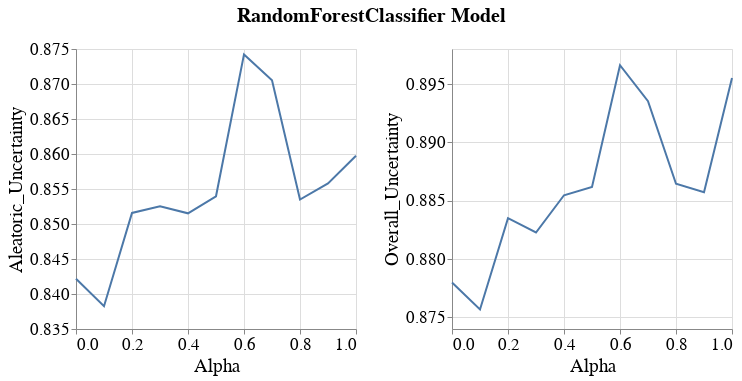

Notebook cell for this chart:
### Code cell
visualizer.create_subgroup_metrics_line_band_plot(model_name=MODEL_NAMES[0],
                                                  subgroup_metrics=['Aleatoric_Uncertainty', 'Overall_Uncertainty'],
                                                  subgroup='race_dis_incorrect')

### Figure 1 — Vega-Lite specification as saved in the notebook (floating-point values rounded to 4 significant figures)
{"config": {"view": {"continuousWidth": 400, "continuousHeight": 300}, "axis": {"labelFontSize": 17, "labelFontWeight": "normal", "titleFontSize": 19, "titleFontWeight": "normal"}, "legend": {"labelFontSize": 17, "symbolStrokeWidth": 10, "titleFontSize": 19}, "title": {"fontSize": 17}}, "vconcat": [{"hconcat": [{"layer": [{"mark": {"type": "errorband", "extent": "ci"}, "encoding": {"x": {"field": "Intervention_Param", "title": "Alpha", "type": "quantitative"}, "y": {"field": "Metric_Value", "scale": {"zero": false}, "title": "Aleatoric_Uncertainty", "type": "quantitative"}}}, {"mark": "line", "encoding": {"x": {"field": "Intervention_Param", "title": "Alpha", "type": "quantitative"}, "y": {"aggregate": "mean", "field": "Metric_Value", "scale": {"zero": false}, "title": "Aleatoric_Uncertainty", "type": "quantitative"}}}], "height": 280, "width": 280}, {"layer": [{"mark": {"type": "errorband", "extent": "ci"}, "encoding": {"x": {"field": "Intervention_Param", "title": "Alpha", "type": "quantitative"}, "y": {"field": "Metric_Value", "scale": {"zero": false}, "title": "Overall_Uncertainty", "type": "quantitative"}}}, {"mark": "line", "encoding": {"x": {"field": "Intervention_Param", "title": "Alpha", "type": "quantitative"}, "y": {"aggregate": "mean", "field": "Metric_Value", "scale": {"zero": false}, "title": "Overall_Uncertainty", "type": "quantitative"}}}], "data": {"name": "data-a41d145c39d513ee48568fedf12e0751"}, "height": 280, "width": 280}]}], "data": {"name": "data-1e28da781b70012d5d587468eddeb1f9"}, "title": {"text": "RandomForestClassifier Model", "anchor": "middle", "dy": -10, "fontSize": 20}, "$schema": "https://vega.github.io/schema/vega-lite/v4.17.0.json", "datasets": {"data-1e28da781b70012d5d587468eddeb1f9": [{"Metric": "Aleatoric_Uncertainty", "Bootstrap_Model_Seed": 101, "Model_Name": "RandomForestClassifier", "Model_Params": "{'bootstrap': False, 'ccp_alpha': 0.0, 'class_weight': None, 'criterion': 'gini', 'max_depth': 20, 'max_features': 'sqrt', 'max_leaf_nodes': None, 'max_samples': None, 'min_impurity_decrease': 0.0, 'min_samples_leaf': 1, 'min_samples_split': 2, 'min_weight_fraction_leaf': 0.0, 'n_estimators': 100, 'n_jobs': None, 'oob_score': False, 'random_state': 101, 'verbose': 0, 'warm_start': False}", "Run_Number": "Run_1", "Dataset_Name": "Law_School", "Num_Estimators": 200, "Tag": "OK", "Record_Create_Date_Time": "2023-08-06T20:24:49.316000", "Session_Uuid": "9430484b-bec6-42a0-ac65-11c53446a61f", "Experiment_Iteration": "Exp_iter_1", "Dataset_Split_Seed": 100, "Model_Init_Seed": 100, "Fair_Intervention_Params_Lst": "[0.7, 0.8]", "Intervention_Param": 0.8, "Subgroup": "race_dis_incorrect", "Metric_Value": 0.8535}, {"Metric": "Aleatoric_Uncertainty", "Bootstrap_Model_Seed": 101, "Model_Name": "RandomForestClassifier", "Model_Params": "{'bootstrap': False, 'ccp_alpha': 0.0, 'class_weight': None, 'criterion': 'gini', 'max_depth': 20, 'max_features': 'sqrt', 'max_leaf_nodes': None, 'max_samples': None, 'min_impurity_decrease': 0.0, 'min_samples_leaf': 1, 'min_samples_split': 5, 'min_weight_fraction_leaf': 0.0, 'n_estimators': 200, 'n_jobs': None, 'oob_score': False, 'random_state': 101, 'verbose': 0, 'warm_start': False}", "Run_Number": "Run_1", "Dataset_Name": "Law_School", "Num_Estimators": 200, "Tag": "OK", "Record_Create_Date_Time": "2023-08-06T20:42:39.570000", "Session_Uuid": "9430484b-bec6-42a0-ac65-11c53446a61f", "Experiment_Iteration": "Exp_iter_1", "Dataset_Split_Seed": 100, "Model_Init_Seed": 100, "Fair_Intervention_Params_Lst": "[0.1, 0.3]", "Intervention_Param": 0.3, "Subgroup": "race_dis_incorrect", "Metric_Value": 0.8525}, {"Metric": "Aleatoric_Uncertainty", "Bootstrap_Model_Seed": 101, "Model_Name": "RandomForestClassifier", "Model_Params": "{'bootstrap': False, 'ccp_alpha': 0.0, 'class_weight': None, 'criterion': 'gini', 'max_depth': 30, 'max_features': 'sqrt', 'max_leaf_nodes': None, 'max_samples': None, 'min_impurity_decrease': 0.0, 'min_samples_leaf': 1, 'min_samples_split': 10, 'min_weight_fraction_leaf': 0.0, 'n_estimators': 200, 'n_jobs': None, 'oob_score': False, 'random_state': 101, 'verbose': 0, 'warm_start': False}", "Run_Number": "Run_1", "Dataset_Name": "Law_School", "Num_Estimators": 200, "Tag": "OK", "Record_Create_Date_Time": "2023-08-06T20:11:09.736000", "Session_Uuid": "9430484b-bec6-42a0-ac65-11c53446a61f", "Experiment_Iteration": "Exp_iter_1", "Dataset_Split_Seed": 100, "Model_Init_Seed": 100, "Fair_Intervention_Params_Lst": "[0.7, 0.8]", "Intervention_Param": 0.7, "Subgroup": "race_dis_incorrect", "Metric_Value": 0.8705}, {"Metric": "Aleatoric_Uncertainty", "Bootstrap_Model_Seed": 101, "Model_Name": "RandomForestClassifier", "Model_Params": "{'bootstrap': False, 'ccp_alpha': 0.0, 'class_weight': None, 'criterion': 'gini', 'max_depth': 30, 'max_features': 'sqrt', 'max_leaf_nodes': None, 'max_samples': None, 'min_impurity_decrease': 0.0, 'min_samples_leaf': 1, 'min_samples_split': 2, 'min_weight_fraction_leaf': 0.0, 'n_estimators': 100, 'n_jobs': None, 'oob_score': False, 'random_state': 101, 'verbose': 0, 'warm_start': False}", "Run_Number": "Run_1", "Dataset_Name": "Law_School", "Num_Estimators": 200, "Tag": "OK", "Record_Create_Date_Time": "2023-08-06T20:06:36.458000", "Session_Uuid": "9430484b-bec6-42a0-ac65-11c53446a61f", "Experiment_Iteration": "Exp_iter_1", "Dataset_Split_Seed": 100, "Model_Init_Seed": 100, "Fair_Intervention_Params_Lst": "[1.0]", "Intervention_Param": 1.0, "Subgroup": "race_dis_incorrect", "Metric_Value": 0.8597}, {"Metric": "Aleatoric_Uncertainty", "Bootstrap_Model_Seed": 101, "Model_Name": "RandomForestClassifier", "Model_Params": "{'bootstrap': False, 'ccp_alpha': 0.0, 'class_weight': None, 'criterion': 'gini', 'max_depth': 30, 'max_features': 'sqrt', 'max_leaf_nodes': None, 'max_samples': None, 'min_impurity_decrease': 0.0, 'min_samples_leaf': 1, 'min_samples_split': 2, 'min_weight_fraction_leaf': 0.0, 'n_estimators': 500, 'n_jobs': None, 'oob_score': False, 'random_state': 101, 'verbose': 0, 'warm_start': False}", "Run_Number": "Run_1", "Dataset_Name": "Law_School", "Num_Estimators": 200, "Tag": "OK", "Record_Create_Date_Time": "2023-08-06T17:01:48.157000", "Session_Uuid": "9430484b-bec6-42a0-ac65-11c53446a61f", "Experiment_Iteration": "Exp_iter_1", "Dataset_Split_Seed": 100, "Model_Init_Seed": 100, "Fair_Intervention_Params_Lst": "[0.0, 0.2, 0.4]", "Intervention_Param": 0.4, "Subgroup": "race_dis_incorrect", "Metric_Value": 0.8515}, {"Metric": "Aleatoric_Uncertainty", "Bootstrap_Model_Seed": 101, "Model_Name": "RandomForestClassifier", "Model_Params": "{'bootstrap': False, 'ccp_alpha': 0.0, 'class_weight': None, 'criterion': 'gini', 'max_depth': 30, 'max_features': 'sqrt', 'max_leaf_nodes': None, 'max_samples': None, 'min_impurity_decrease': 0.0, 'min_samples_leaf': 1, 'min_samples_split': 2, 'min_weight_fraction_leaf': 0.0, 'n_estimators': 500, 'n_jobs': None, 'oob_score': False, 'random_state': 101, 'verbose': 0, 'warm_start': False}", "Run_Number": "Run_1", "Dataset_Name": "Law_School", "Num_Estimators": 200, "Tag": "OK", "Record_Create_Date_Time": "2023-08-06T20:24:54.964000", "Session_Uuid": "9430484b-bec6-42a0-ac65-11c53446a61f", "Experiment_Iteration": "Exp_iter_1", "Dataset_Split_Seed": 100, "Model_Init_Seed": 100, "Fair_Intervention_Params_Lst": "[0.1, 0.3]", "Intervention_Param": 0.1, "Subgroup": "race_dis_incorrect", "Metric_Value": 0.8383}, {"Metric": "Aleatoric_Uncertainty", "Bootstrap_Model_Seed": 101, "Model_Name": "RandomForestClassifier", "Model_Params": "{'bootstrap': False, 'ccp_alpha': 0.0, 'class_weight': None, 'criterion': 'gini', 'max_depth': 30, 'max_features': 'sqrt', 'max_leaf_nodes': None, 'max_samples': None, 'min_impurity_decrease': 0.0, 'min_samples_leaf': 1, 'min_samples_split': 2, 'min_weight_fraction_leaf': 0.0, 'n_estimators': 500, 'n_jobs': None, 'oob_score': False, 'random_state': 101, 'verbose': 0, 'warm_start': False}", "Run_Number": "Run_1", "Dataset_Name": "Law_School", "Num_Estimators": 200, "Tag": "OK", "Record_Create_Date_Time": "2023-08-06T20:27:22.026000", "Session_Uuid": "9430484b-bec6-42a0-ac65-11c53446a61f", "Experiment_Iteration": "Exp_iter_1", "Dataset_Split_Seed": 100, "Model_Init_Seed": 100, "Fair_Intervention_Params_Lst": "[0.9]", "Intervention_Param": 0.9, "Subgroup": "race_dis_incorrect", "Metric_Value": 0.8558}, {"Metric": "Aleatoric_Uncertainty", "Bootstrap_Model_Seed": 101, "Model_Name": "RandomForestClassifier", "Model_Params": "{'bootstrap': False, 'ccp_alpha': 0.0, 'class_weight': None, 'criterion': 'gini', 'max_depth': 30, 'max_features': 'sqrt', 'max_leaf_nodes': None, 'max_samples': None, 'min_impurity_decrease': 0.0, 'min_samples_leaf': 1, 'min_samples_split': 5, 'min_weight_fraction_leaf': 0.0, 'n_estimators': 200, 'n_jobs': None, 'oob_score': False, 'random_state': 101, 'verbose': 0, 'warm_start': False}", "Run_Number": "Run_1", "Dataset_Name": "Law_School", "Num_Estimators": 200, "Tag": "OK", "Record_Create_Date_Time": "2023-08-06T16:29:29.723000", "Session_Uuid": "9430484b-bec6-42a0-ac65-11c53446a61f", "Experiment_Iteration": "Exp_iter_1", "Dataset_Split_Seed": 100, "Model_Init_Seed": 100, "Fair_Intervention_Params_Lst": "[0.0, 0.2, 0.4]", "Intervention_Param": 0.2, "Subgroup": "race_dis_incorrect", "Metric_Value": 0.8516}, {"Metric": "Aleatoric_Uncertainty", "Bootstrap_Model_Seed": 101, "Model_Name": "RandomForestClassifier", "Model_Params": "{'bootstrap': False, 'ccp_alpha': 0.0, 'class_weight': None, 'criterion': 'gini', 'max_depth': 40, 'max_features': 'sqrt', 'max_leaf_nodes': None, 'max_samples': None, 'min_impurity_decrease': 0.0, 'min_samples_leaf': 1, 'min_samples_split': 5, 'min_weight_fraction_leaf': 0.0, 'n_estimators': 100, 'n_jobs': None, 'oob_score': False, 'random_state': 101, 'verbose': 0, 'warm_start': False}", "Run_Number": "Run_1", "Dataset_Name": "Law_School", "Num_Estimators": 200, "Tag": "OK", "Record_Create_Date_Time": "2023-08-06T20:05:50.892000", "Session_Uuid": "9430484b-bec6-42a0-ac65-11c53446a61f", "Experiment_Iteration": "Exp_iter_1", "Dataset_Split_Seed": 100, "Model_Init_Seed": 100, "Fair_Intervention_Params_Lst": "[0.5, 0.6]", "Intervention_Param": 0.5, "Subgroup": "race_dis_incorrect", "Metric_Value": 0.854}, {"Metric": "Aleatoric_Uncertainty", "Bootstrap_Model_Seed": 101, "Model_Name": "RandomForestClassifier", "Model_Params": "{'bootstrap': False, 'ccp_alpha': 0.0, 'class_weight': None, 'criterion': 'gini', 'max_depth': 50, 'max_features': 'sqrt', 'max_leaf_nodes': None, 'max_samples': None, 'min_impurity_decrease': 0.0, 'min_samples_leaf': 1, 'min_samples_split': 2, 'min_weight_fraction_leaf': 0.0, 'n_estimators': 500, 'n_jobs': None, 'oob_score': False, 'random_state': 101, 'verbose': 0, 'warm_start': False}", "Run_Number": "Run_1", "Dataset_Name": "Law_School", "Num_Estimators": 200, "Tag": "OK", "Record_Create_Date_Time": "2023-08-06T16:11:50.781000", "Session_Uuid": "9430484b-bec6-42a0-ac65-11c53446a61f", "Experiment_Iteration": "Exp_iter_1", "Dataset_Split_Seed": 100, "Model_Init_Seed": 100, "Fair_Intervention_Params_Lst": "[0.0, 0.2, 0.4]", "Intervention_Param": 0.0, "Subgroup": "race_dis_incorrect", "Metric_Value": 0.8422}, {"Metric": "Aleatoric_Uncertainty", "Bootstrap_Model_Seed": 101, "Model_Name": "RandomForestClassifier", "Model_Params": "{'bootstrap': True, 'ccp_alpha': 0.0, 'class_weight': None, 'criterion': 'gini', 'max_depth': 20, 'max_features': 'sqrt', 'max_leaf_nodes': None, 'max_samples': None, 'min_impurity_decrease': 0.0, 'min_samples_leaf': 1, 'min_samples_split': 5, 'min_weight_fraction_leaf': 0.0, 'n_estimators': 100, 'n_jobs': None, 'oob_score': False, 'random_state': 101, 'verbose': 0, 'warm_start': False}", "Run_Number": "Run_1", "Dataset_Name": "Law_School", "Num_Estimators": 200, "Tag": "OK", "Record_Create_Date_Time": "2023-08-06T20:17:50.239000", "Session_Uuid": "9430484b-bec6-42a0-ac65-11c53446a61f", "Experiment_Iteration": "Exp_iter_1", "Dataset_Split_Seed": 100, "Model_Init_Seed": 100, "Fair_Intervention_Params_Lst": "[0.5, 0.6]", "Intervention_Param": 0.6, "Subgroup": "race_dis_incorrect", "Metric_Value": 0.8742}], "data-a41d145c39d513ee48568fedf12e0751": [{"Metric": "Overall_Uncertainty", "Bootstrap_Model_Seed": 101, "Model_Name": "RandomForestClassifier", "Model_Params": "{'bootstrap': False, 'ccp_alpha': 0.0, 'class_weight': None, 'criterion': 'gini', 'max_depth': 20, 'max_features': 'sqrt', 'max_leaf_nodes': None, 'max_samples': None, 'min_impurity_decrease': 0.0, 'min_samples_leaf': 1, 'min_samples_split': 2, 'min_weight_fraction_leaf': 0.0, 'n_estimators': 100, 'n_jobs': None, 'oob_score': False, 'random_state': 101, 'verbose': 0, 'warm_start': False}", "Run_Number": "Run_1", "Dataset_Name": "Law_School", "Num_Estimators": 200, "Tag": "OK", "Record_Create_Date_Time": "2023-08-06T20:24:49.316000", "Session_Uuid": "9430484b-bec6-42a0-ac65-11c53446a61f", "Experiment_Iteration": "Exp_iter_1", "Dataset_Split_Seed": 100, "Model_Init_Seed": 100, "Fair_Intervention_Params_Lst": "[0.7, 0.8]", "Intervention_Param": 0.8, "Subgroup": "race_dis_incorrect", "Metric_Value": 0.8864}, {"Metric": "Overall_Uncertainty", "Bootstrap_Model_Seed": 101, "Model_Name": "RandomForestClassifier", "Model_Params": "{'bootstrap': False, 'ccp_alpha': 0.0, 'class_weight': None, 'criterion': 'gini', 'max_depth': 20, 'max_features': 'sqrt', 'max_leaf_nodes': None, 'max_samples': None, 'min_impurity_decrease': 0.0, 'min_samples_leaf': 1, 'min_samples_split': 5, 'min_weight_fraction_leaf': 0.0, 'n_estimators': 200, 'n_jobs': None, 'oob_score': False, 'random_state': 101, 'verbose': 0, 'warm_start': False}", "Run_Number": "Run_1", "Dataset_Name": "Law_School", "Num_Estimators": 200, "Tag": "OK", "Record_Create_Date_Time": "2023-08-06T20:42:39.570000", "Session_Uuid": "9430484b-bec6-42a0-ac65-11c53446a61f", "Experiment_Iteration": "Exp_iter_1", "Dataset_Split_Seed": 100, "Model_Init_Seed": 100, "Fair_Intervention_Params_Lst": "[0.1, 0.3]", "Intervention_Param": 0.3, "Subgroup": "race_dis_incorrect", "Metric_Value": 0.8823}, {"Metric": "Overall_Uncertainty", "Bootstrap_Model_Seed": 101, "Model_Name": "RandomForestClassifier", "Model_Params": "{'bootstrap': False, 'ccp_alpha': 0.0, 'class_weight': None, 'criterion': 'gini', 'max_depth': 30, 'max_features': 'sqrt', 'max_leaf_nodes': None, 'max_samples': None, 'min_impurity_decrease': 0.0, 'min_samples_leaf': 1, 'min_samples_split': 10, 'min_weight_fraction_leaf': 0.0, 'n_estimators': 200, 'n_jobs': None, 'oob_score': False, 'random_state': 101, 'verbose': 0, 'warm_start': False}", "Run_Number": "Run_1", "Dataset_Name": "Law_School", "Num_Estimators": 200, "Tag": "OK", "Record_Create_Date_Time": "2023-08-06T20:11:09.736000", "Session_Uuid": "9430484b-bec6-42a0-ac65-11c53446a61f", "Experiment_Iteration": "Exp_iter_1", "Dataset_Split_Seed": 100, "Model_Init_Seed": 100, "Fair_Intervention_Params_Lst": "[0.7, 0.8]", "Intervention_Param": 0.7, "Subgroup": "race_dis_incorrect", "Metric_Value": 0.8935}, {"Metric": "Overall_Uncertainty", "Bootstrap_Model_Seed": 101, "Model_Name": "RandomForestClassifier", "Model_Params": "{'bootstrap': False, 'ccp_alpha': 0.0, 'class_weight': None, 'criterion': 'gini', 'max_depth': 30, 'max_features': 'sqrt', 'max_leaf_nodes': None, 'max_samples': None, 'min_impurity_decrease': 0.0, 'min_samples_leaf': 1, 'min_samples_split': 2, 'min_weight_fraction_leaf': 0.0, 'n_estimators': 100, 'n_jobs': None, 'oob_score': False, 'random_state': 101, 'verbose': 0, 'warm_start': False}", "Run_Number": "Run_1", "Dataset_Name": "Law_School", "Num_Estimators": 200, "Tag": "OK", "Record_Create_Date_Time": "2023-08-06T20:06:36.458000", "Session_Uuid": "9430484b-bec6-42a0-ac65-11c53446a61f", "Experiment_Iteration": "Exp_iter_1", "Dataset_Split_Seed": 100, "Model_Init_Seed": 100, "Fair_Intervention_Params_Lst": "[1.0]", "Intervention_Param": 1.0, "Subgroup": "race_dis_incorrect", "Metric_Value": 0.8955}, {"Metric": "Overall_Uncertainty", "Bootstrap_Model_Seed": 101, "Model_Name": "RandomForestClassifier", "Model_Params": "{'bootstrap': False, 'ccp_alpha': 0.0, 'class_weight': None, 'criterion': 'gini', 'max_depth': 30, 'max_features': 'sqrt', 'max_leaf_nodes': None, 'max_samples': None, 'min_impurity_decrease': 0.0, 'min_samples_leaf': 1, 'min_samples_split': 2, 'min_weight_fraction_leaf': 0.0, 'n_estimators': 500, 'n_jobs': None, 'oob_score': False, 'random_state': 101, 'verbose': 0, 'warm_start': False}", "Run_Number": "Run_1", "Dataset_Name": "Law_School", "Num_Estimators": 200, "Tag": "OK", "Record_Create_Date_Time": "2023-08-06T17:01:48.157000", "Session_Uuid": "9430484b-bec6-42a0-ac65-11c53446a61f", "Experiment_Iteration": "Exp_iter_1", "Dataset_Split_Seed": 100, "Model_Init_Seed": 100, "Fair_Intervention_Params_Lst": "[0.0, 0.2, 0.4]", "Intervention_Param": 0.4, "Subgroup": "race_dis_incorrect", "Metric_Value": 0.8855}, {"Metric": "Overall_Uncertainty", "Bootstrap_Model_Seed": 101, "Model_Name": "RandomForestClassifier", "Model_Params": "{'bootstrap': False, 'ccp_alpha': 0.0, 'class_weight': None, 'criterion': 'gini', 'max_depth': 30, 'max_features': 'sqrt', 'max_leaf_nodes': None, 'max_samples': None, 'min_impurity_decrease': 0.0, 'min_samples_leaf': 1, 'min_samples_split': 2, 'min_weight_fraction_leaf': 0.0, 'n_estimators': 500, 'n_jobs': None, 'oob_score': False, 'random_state': 101, 'verbose': 0, 'warm_start': False}", "Run_Number": "Run_1", "Dataset_Name": "Law_School", "Num_Estimators": 200, "Tag": "OK", "Record_Create_Date_Time": "2023-08-06T20:24:54.964000", "Session_Uuid": "9430484b-bec6-42a0-ac65-11c53446a61f", "Experiment_Iteration": "Exp_iter_1", "Dataset_Split_Seed": 100, "Model_Init_Seed": 100, "Fair_Intervention_Params_Lst": "[0.1, 0.3]", "Intervention_Param": 0.1, "Subgroup": "race_dis_incorrect", "Metric_Value": 0.8757}, {"Metric": "Overall_Uncertainty", "Bootstrap_Model_Seed": 101, "Model_Name": "RandomForestClassifier", "Model_Params": "{'bootstrap': False, 'ccp_alpha': 0.0, 'class_weight': None, 'criterion': 'gini', 'max_depth': 30, 'max_features': 'sqrt', 'max_leaf_nodes': None, 'max_samples': None, 'min_impurity_decrease': 0.0, 'min_samples_leaf': 1, 'min_samples_split': 2, 'min_weight_fraction_leaf': 0.0, 'n_estimators': 500, 'n_jobs': None, 'oob_score': False, 'random_state': 101, 'verbose': 0, 'warm_start': False}", "Run_Number": "Run_1", "Dataset_Name": "Law_School", "Num_Estimators": 200, "Tag": "OK", "Record_Create_Date_Time": "2023-08-06T20:27:22.026000", "Session_Uuid": "9430484b-bec6-42a0-ac65-11c53446a61f", "Experiment_Iteration": "Exp_iter_1", "Dataset_Split_Seed": 100, "Model_Init_Seed": 100, "Fair_Intervention_Params_Lst": "[0.9]", "Intervention_Param": 0.9, "Subgroup": "race_dis_incorrect", "Metric_Value": 0.8857}, {"Metric": "Overall_Uncertainty", "Bootstrap_Model_Seed": 101, "Model_Name": "RandomForestClassifier", "Model_Params": "{'bootstrap': False, 'ccp_alpha': 0.0, 'class_weight': None, 'criterion': 'gini', 'max_depth': 30, 'max_features': 'sqrt', 'max_leaf_nodes': None, 'max_samples': None, 'min_impurity_decrease': 0.0, 'min_samples_leaf': 1, 'min_samples_split': 5, 'min_weight_fraction_leaf': 0.0, 'n_estimators': 200, 'n_jobs': None, 'oob_score': False, 'random_state': 101, 'verbose': 0, 'warm_start': False}", "Run_Number": "Run_1", "Dataset_Name": "Law_School", "Num_Estimators": 200, "Tag": "OK", "Record_Create_Date_Time": "2023-08-06T16:29:29.723000", "Session_Uuid": "9430484b-bec6-42a0-ac65-11c53446a61f", "Experiment_Iteration": "Exp_iter_1", "Dataset_Split_Seed": 100, "Model_Init_Seed": 100, "Fair_Intervention_Params_Lst": "[0.0, 0.2, 0.4]", "Intervention_Param": 0.2, "Subgroup": "race_dis_incorrect", "Metric_Value": 0.8835}, {"Metric": "Overall_Uncertainty", "Bootstrap_Model_Seed": 101, "Model_Name": "RandomForestClassifier", "Model_Params": "{'bootstrap': False, 'ccp_alpha': 0.0, 'class_weight': None, 'criterion': 'gini', 'max_depth': 40, 'max_features': 'sqrt', 'max_leaf_nodes': None, 'max_samples': None, 'min_impurity_decrease': 0.0, 'min_samples_leaf': 1, 'min_samples_split': 5, 'min_weight_fraction_leaf': 0.0, 'n_estimators': 100, 'n_jobs': None, 'oob_score': False, 'random_state': 101, 'verbose': 0, 'warm_start': False}", "Run_Number": "Run_1", "Dataset_Name": "Law_School", "Num_Estimators": 200, "Tag": "OK", "Record_Create_Date_Time": "2023-08-06T20:05:50.892000", "Session_Uuid": "9430484b-bec6-42a0-ac65-11c53446a61f", "Experiment_Iteration": "Exp_iter_1", "Dataset_Split_Seed": 100, "Model_Init_Seed": 100, "Fair_Intervention_Params_Lst": "[0.5, 0.6]", "Intervention_Param": 0.5, "Subgroup": "race_dis_incorrect", "Metric_Value": 0.8862}, {"Metric": "Overall_Uncertainty", "Bootstrap_Model_Seed": 101, "Model_Name": "RandomForestClassifier", "Model_Params": "{'bootstrap': False, 'ccp_alpha': 0.0, 'class_weight': None, 'criterion': 'gini', 'max_depth': 50, 'max_features': 'sqrt', 'max_leaf_nodes': None, 'max_samples': None, 'min_impurity_decrease': 0.0, 'min_samples_leaf': 1, 'min_samples_split': 2, 'min_weight_fraction_leaf': 0.0, 'n_estimators': 500, 'n_jobs': None, 'oob_score': False, 'random_state': 101, 'verbose': 0, 'warm_start': False}", "Run_Number": "Run_1", "Dataset_Name": "Law_School", "Num_Estimators": 200, "Tag": "OK", "Record_Create_Date_Time": "2023-08-06T16:11:50.781000", "Session_Uuid": "9430484b-bec6-42a0-ac65-11c53446a61f", "Experiment_Iteration": "Exp_iter_1", "Dataset_Split_Seed": 100, "Model_Init_Seed": 100, "Fair_Intervention_Params_Lst": "[0.0, 0.2, 0.4]", "Intervention_Param": 0.0, "Subgroup": "race_dis_incorrect", "Metric_Value": 0.878}, {"Metric": "Overall_Uncertainty", "Bootstrap_Model_Seed": 101, "Model_Name": "RandomForestClassifier", "Model_Params": "{'bootstrap': True, 'ccp_alpha': 0.0, 'class_weight': None, 'criterion': 'gini', 'max_depth': 20, 'max_features': 'sqrt', 'max_leaf_nodes': None, 'max_samples': None, 'min_impurity_decrease': 0.0, 'min_samples_leaf': 1, 'min_samples_split': 5, 'min_weight_fraction_leaf': 0.0, 'n_estimators': 100, 'n_jobs': None, 'oob_score': False, 'random_state': 101, 'verbose': 0, 'warm_start': False}", "Run_Number": "Run_1", "Dataset_Name": "Law_School", "Num_Estimators": 200, "Tag": "OK", "Record_Create_Date_Time": "2023-08-06T20:17:50.239000", "Session_Uuid": "9430484b-bec6-42a0-ac65-11c53446a61f", "Experiment_Iteration": "Exp_iter_1", "Dataset_Split_Seed": 100, "Model_Init_Seed": 100, "Fair_Intervention_Params_Lst": "[0.5, 0.6]", "Intervention_Param": 0.6, "Subgroup": "race_dis_incorrect", "Metric_Value": 0.8966}]}}
